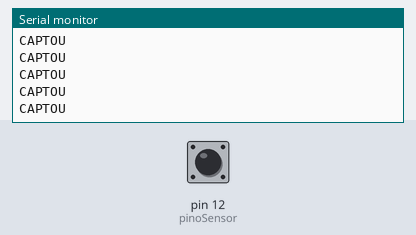
This sketch was run on a simulated Arduino Uno, built with avr-gcc and run on an emulated ATmega328P. On the bench: the last lines printed to the serial monitor. The inputs (shaded band) are chosen by the test bench; at power-on: pin 12 (pinoSensor) LOW.

Above: at 1.2 s.
1.3 s: pin 12 (pinoSensor) driven HIGH
At 2.3 s:
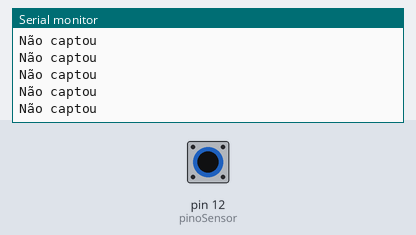
3.2 s: pin 12 (pinoSensor) driven LOW
At 4.3 s:
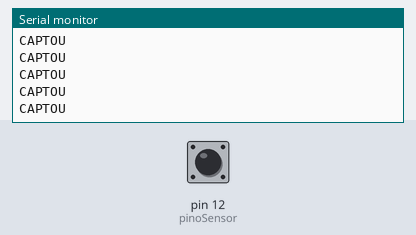
6.2 s: pin 12 (pinoSensor) driven HIGH
At 6.7 s:
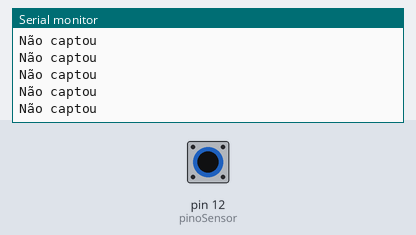
9.2 s: pin 12 (pinoSensor) driven LOW
At 10.3 s:
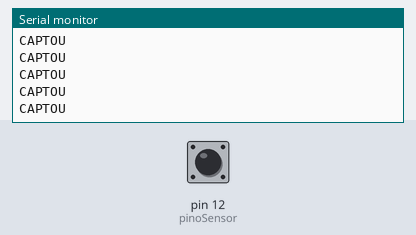
12.2 s: pin 12 (pinoSensor) driven HIGH
At 13.1 s:
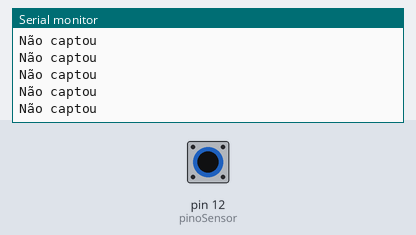

The sketch:

Infravermelho-01.ino
```cpp
#define pinoSensor 12

void setup() {
  pinMode(pinoSensor, INPUT);
  Serial.begin(9600);
}

void loop() {
  bool estadoSensor = digitalRead(pinoSensor);

  if(estadoSensor){
    Serial.println("Não captou");
  }
  else{
    Serial.println("CAPTOU");
  }

}
```

Measured:
- after the input at 1.3 s, the serial monitor: prints a new line after 0.07 s (image 1)
